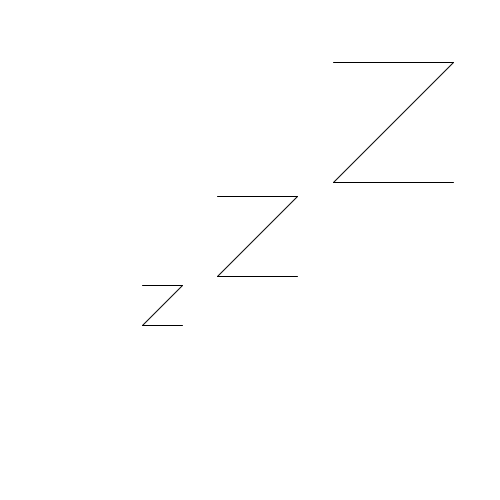
Frame 1 (no input)
Frame 60 (the mouse pressed at the canvas centre just before this capture): identical to frame 1, image omitted
Frame 120 (the mouse held since frame 60 and released just before this capture): identical to frame 1, image omitted

The Processing sketch that drew this single still picture (run headless with seeded random() and noise(); from frame 60 on, the mouse is pressed at the canvas centre):

// Processing sketch: processing_122692
// ── processing_122692.pde


void setup() {
  size(500, 500);
}

void draw() 
{
  background(255);
  //Schlafenszeit
 if (hour() >= 0 && hour() < 8)
{
  //Z
  pushMatrix();
  translate(width/1.5,height/8);
   line(0,120,120,120);
   line(0,120,120,0);
   line(120,0,0,0);
    popMatrix();
   
   //mittel z
    pushMatrix();
   translate(width/2.3,height/2.55);
   line(0,80,80,80);
   line(0,80,80,0);
   line(80,0,0,0);
   popMatrix();
   
   //z
    pushMatrix();
    translate(width/3.5,height/1.75);
   line(0,40,40,40);
   line(0,40,40,0);
   line(40,0,0,0);
    popMatrix();
}

//Wecker/Aufstehen
if (hour() == 8)
{
   //"Ohren
   pushMatrix();
   translate(width/4,height/4);
   rotate(QUARTER_PI);
   ellipse(0,0,70,100);
   popMatrix();
   
    pushMatrix();
   translate(width/1.35,height/4);
   rotate(-QUARTER_PI);
   ellipse(0,0,70,100);
   popMatrix();
   
  pushMatrix();
   translate(width/2,height/2);
   fill(255);
   ellipse(0,0,250,250);
   ellipse(0,0,230,230);
    fill(0);
    ellipse(0,0,15,15);
    //stützen
    pushMatrix();
    translate(-70,104);
    rotate(QUARTER_PI);
   rect(0,0,5,30); 
   popMatrix();
   
   pushMatrix();
    translate(70,104);
    rotate(-QUARTER_PI);
   rect(0,0,5,30); 
   popMatrix();
   //klingel
    pushMatrix();
   rect(-3,-135,5,10); 
   ellipse(0,-150,40,40);
   popMatrix();
  //Zeiger
  
  pushMatrix();
  rect(-3,0,5,-90,5);
  rotate(QUARTER_PI);
  rect(-3,0,5,60,5);
     popMatrix();
   for (int i=0; i<360; i+=90) //360 grad in 20° schritten
  {
    pushMatrix();
    rotate(radians(i)); // um i rotieren
    translate(0, -115);    // um radius verschieben -i/2.0 Schnecke wird  kleiner
    stroke(0);
    line(0, 0, 0, 10);
    popMatrix();
   
  }
   popMatrix();
}
 //Frühstücken
 if (hour() > 8 && hour() <10)
{
    //messer
        pushMatrix();
    fill(0);
    rect(width/3, height/1.6, 15, 130, 3);
    ellipse(width/2.9, height/1.9, 35, 110);
    fill(255);
    noStroke();
    rect(width/2.75, height/2.45, 20, 110);
    
    //gabel
    fill(0);
    ellipse(width/1.56, height/1.65, 25, 20);
    rect(width/1.6, height/1.6, 15, 130, 3);
    ellipse(width/1.6, height/1.9, 5.5, 70);
    ellipse(width/1.56, height/1.9, 5, 70);
    ellipse(width/1.52, height/1.9, 5.5, 70);
     popMatrix();
    
}
//Mittagessen
 if (hour() >= 12 && hour() <14)
{
    //messer
        pushMatrix();
    fill(0);
    rect(width/3, height/1.6, 15, 130, 3);
    ellipse(width/2.9, height/1.9, 35, 110);
    fill(255);
    noStroke();
    rect(width/2.75, height/2.45, 20, 110);
    
    //gabel
    fill(0);
    ellipse(width/1.56, height/1.65, 25, 20);
    rect(width/1.6, height/1.6, 15, 130, 3);
    ellipse(width/1.6, height/1.9, 5.5, 70);
    ellipse(width/1.56, height/1.9, 5, 70);
    ellipse(width/1.52, height/1.9, 5.5, 70);
     popMatrix();
    
}
//Abendessen
if (hour() >= 18 && hour() <20)
{
    //messer
        pushMatrix();
    fill(0);
    rect(width/3, height/1.6, 15, 130, 3);
    ellipse(width/2.9, height/1.9, 35, 110);
    fill(255);
    noStroke();
    rect(width/2.75, height/2.45, 20, 110);
    
    //gabel
    fill(0);
    ellipse(width/1.56, height/1.65, 25, 20);
    rect(width/1.6, height/1.6, 15, 130, 3);
    ellipse(width/1.6, height/1.9, 5.5, 70);
    ellipse(width/1.56, height/1.9, 5, 70);
    ellipse(width/1.52, height/1.9, 5.5, 70);
     popMatrix();
    
}
//Arbeitszeit
 if (hour() >= 10 && hour() < 12)
 {
 pushMatrix();
    translate(width/4,height/4);
   noFill();
   rect(0,0,250,150);
   fill(0);
   stroke(0);
   rect(5,5,240,140);
   line(-11,170,266,170);
   line(0,150,-30,200);
   line(250,150,290,200);
   rect(-30,200,320,10);
   line(105,175,155,175);
   line(105,175,95,190);
   line(95,190,165,190);
   line(155,175,165,190);
    popMatrix();
 }
 if (hour() >= 14 && hour() < 18)
 {
 pushMatrix();
    translate(width/4,height/4);
   noFill();
   stroke(0);
   rect(0,0,250,150);
   fill(0);
   rect(5,5,240,140);
   line(-11,170,266,170);
   line(0,150,-30,200);
   line(250,150,290,200);
   rect(-30,200,320,10);
   line(95,175,145,175);
   line(95,175,85,190);
   line(85,190,155,190);
   line(145,175,155,190);
    popMatrix();
 }
 
 //Sport, Freizeit
 
 if (hour() >= 20 && hour() < 22)
 {
   pushMatrix();
    stroke(0);
  ellipse(300,155,50,50);
  noFill();
  ellipse(320,100,40,40);
 pushMatrix();
    translate(width/2,height/3);
    fill(0);
    rotate(QUARTER_PI);
    rect(0,0,50,100);

    rect(0,110,10,50);
    rect(37,110,10,120);
    rect(-30,-80,10,80);
 popMatrix();
 pushMatrix();
 translate(width/2,height/3);
 rotate(-QUARTER_PI);
  rect(0,-30,10,150);
      popMatrix();
  
  popMatrix();
 }
 //Chillen
 
 if (hour() >= 22 && hour() < 24)
 {
     pushMatrix();
    fill(255);
    stroke(0);
  ellipse(width/2,height/2,300,300);
  noStroke();
  ellipse(width/2,height/1.5,300,250);
  fill(0);
 ellipse(width/4,height/1.75,50,100);
  ellipse(width/1.33,height/1.75,50,100);
  popMatrix();
 
 }
 
}
